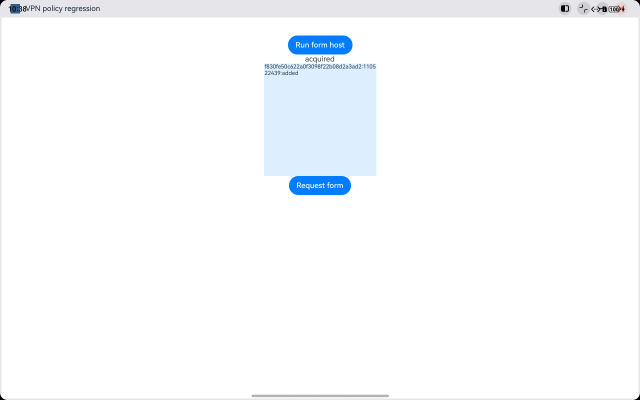
#> input picture ci/capability-audit/fixtures/insight_form_diagnostic_0_acquired.png, 1280 x 800 px (shown at 1/2 size)
$ python -i run_power_suspend_probe.py   (imports and definitions only)
#> lines starting #> are read from the running program, lines starting #| are printed output that depends on the picture
#!/usr/bin/env python3
"""Finite real suspend/key-wake/compositor regression on the suite-owned VM.

No sleep-policy override, recurring input, kernel substitution or service
restart. Diagnostic kernels are explicitly labelled and cannot satisfy the
new-package acceptance contract.
"""
import argparse
import json
from pathlib import Path
import subprocess
import time

from boot_package import FATAL, QemuGuest, kernel_sleeping
from guest_ui import GuestUi, bounds
from run_root_probe import digest, validate_identity


# [24 lines left out: function visible_nodes, not called in this run]


def screen_metrics(path):
    from PIL import Image
    with Image.open(path) as picture:
#> picture is the input picture: PIL image 1280x800 RGBA; mean R, G, B, A 249.3, 251.1, 253.3, 255
        rgb = picture.convert('RGB')
        sample = rgb.resize((128, 80))
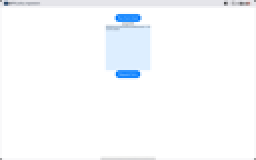
#> sample: PIL image 128x80 RGB (shown 2 times larger); mean R, G, B 249.3, 251.1, 253.3
#> (the run stopped early here; a loop or call above may not have finished)
